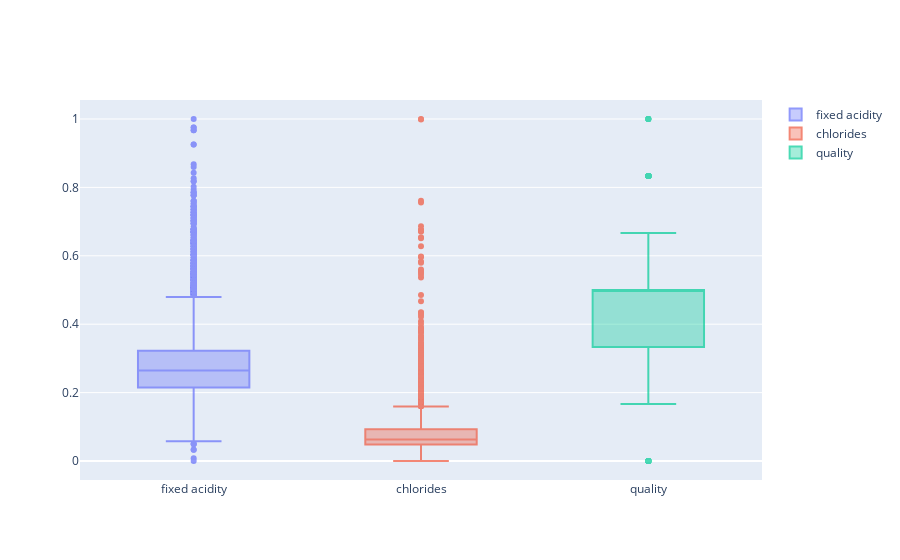

Notebook code cell kept with this figure:
### Markdown cell above
```
컬럼들의 최대/최소 범위가 각각 다르고, 평균 분산이 각각 다름
특성의 편향 문제는 최적 모델 찾는데 방해 될 수 있음
```

### Code cell
px_box(X_mms_pd)

### Figure 1 — Plotly figure (JSON) as saved in the notebook; plotly's stock layout.template omitted (floating-point values rounded to 4 significant figures; data arrays with more than 128 entries replaced by an {"elided": "..."} marker saying what was removed)
{"data": [{"name": "fixed acidity", "opacity": 0.7, "type": "box", "y": {"elided": "6497 float values"}}, {"name": "chlorides", "opacity": 0.7, "type": "box", "y": {"elided": "6497 float values"}}, {"name": "quality", "opacity": 0.7, "type": "box", "y": {"elided": "6497 float values"}}], "layout": {"barmode": "overlay"}}
